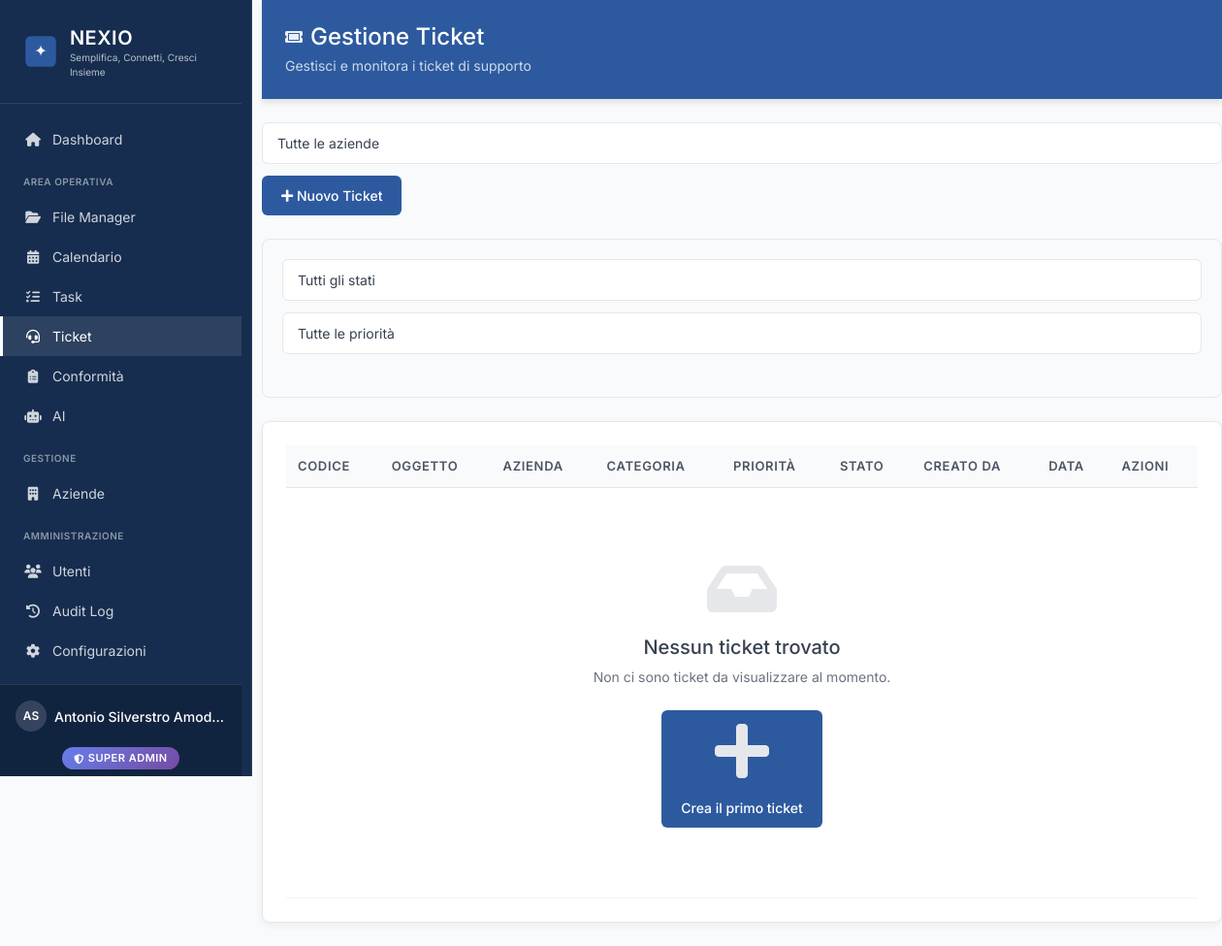
The page /tickets.php (signed in) on the database as committed earlier.
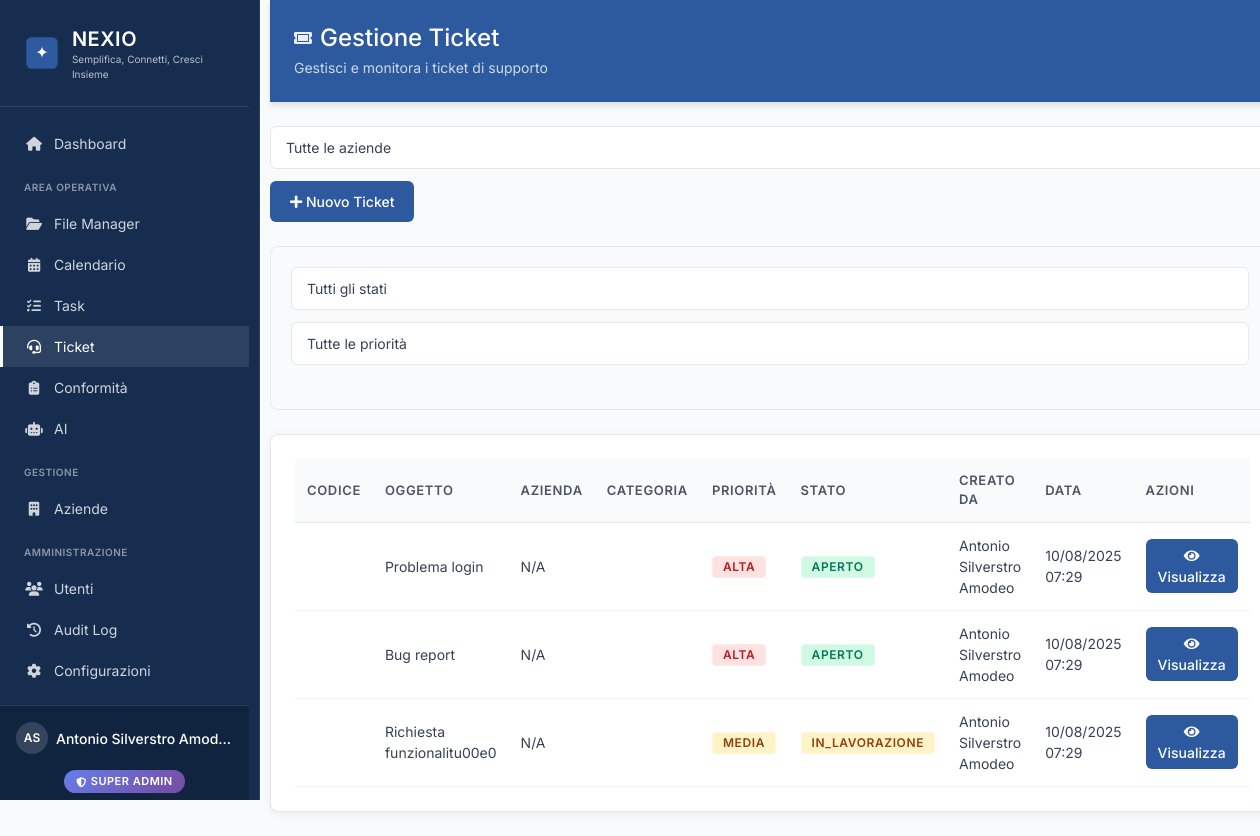
The same page on the database as committed later.
### tables this page shows
CREATE TABLE `tickets` (
  `id` int(11) NOT NULL AUTO_INCREMENT,
  `codice` varchar(20) NOT NULL,
  `oggetto` varchar(255) NOT NULL,
  `descrizione` text DEFAULT NULL,
  `priorita` enum('bassa','media','alta','urgente') DEFAULT 'media',
  `stato` enum('aperto','in_lavorazione','risolto','chiuso') DEFAULT 'aperto',
  `categoria` varchar(50) DEFAULT NULL,
  `azienda_id` int(11) DEFAULT NULL,
  `utente_id` int(11) DEFAULT NULL,
  `assegnato_a` int(11) DEFAULT NULL,
  `data_creazione` timestamp NOT NULL DEFAULT current_timestamp(),
  `data_aggiornamento` timestamp NOT NULL DEFAULT current_timestamp() ON UPDATE current_timestamp(),
  `data_chiusura` datetime DEFAULT NULL,
  `creato_il` timestamp NOT NULL DEFAULT current_timestamp(),
  PRIMARY KEY (`id`),
  KEY `idx_stato` (`stato`),
  KEY `idx_priorita` (`priorita`),
  KEY `idx_assegnato_a` (`assegnato_a`),
  KEY `idx_stato_priorita` (`stato`,`priorita`),
  KEY `idx_assegnato_stato` (`assegnato_a`,`stato`)
);

CREATE TABLE `utenti` (
  `id` int(11) NOT NULL AUTO_INCREMENT,
  `username` varchar(50) NOT NULL,
  `password` varchar(255) NOT NULL,
  `email` varchar(255) NOT NULL,
  `nome` varchar(100) DEFAULT NULL,
  `cognome` varchar(100) DEFAULT NULL,
  `ruolo` varchar(50) DEFAULT 'utente',
  `azienda_id` int(11) DEFAULT NULL,
  `attivo` tinyint(1) DEFAULT 1,
  `primo_accesso` tinyint(1) DEFAULT 0,
  `prima_login` tinyint(1) DEFAULT 1,
  `password_scadenza` date DEFAULT NULL,
  `last_password_change` datetime DEFAULT NULL,
  `data_creazione` timestamp NOT NULL DEFAULT current_timestamp(),
  `ultimo_accesso` datetime DEFAULT NULL,
  `telefono` varchar(50) DEFAULT NULL,
  `cellulare` varchar(50) DEFAULT NULL,
  `data_nascita` date DEFAULT NULL,
  `avatar` varchar(255) DEFAULT NULL,
  `bio` text DEFAULT NULL,
  `two_factor_enabled` tinyint(1) DEFAULT 0,
  `two_factor_secret` varchar(255) DEFAULT NULL,
  `password_reset_token` varchar(255) DEFAULT NULL COMMENT 'Token per il reset della password',
  `password_reset_expires` datetime DEFAULT NULL COMMENT 'Scadenza del token di reset password',
  `data_registrazione` datetime DEFAULT current_timestamp(),
  PRIMARY KEY (`id`),
  KEY `idx_email` (`email`),
  KEY `idx_ruolo` (`ruolo`),
  KEY `idx_attivo` (`attivo`),
  KEY `idx_username` (`username`)
);

### backend/middleware/Auth.php (called while the page is built, shortened)
<?php
require_once __DIR__ . '/../config/config.php';
class Auth {
    private $user = null;
    private function checkAuthentication() {
        if (isset($_SESSION['user_id']) && isset($_SESSION['username'])) {
            $this->user = [
                'id' => $_SESSION['user_id'],
                'username' => $_SESSION['username'],
                'nome' => $_SESSION['nome'] ?? 'Utente',
                'cognome' => $_SESSION['cognome'] ?? '',
                'ruolo' => $_SESSION['ruolo'] ?? 'utente',
                'email' => $_SESSION['email'] ?? ''
            ];
        }
    }
    public function isSuperAdmin() {
        return $this->user && $this->user['ruolo'] === 'super_admin';
    }
}

### backend/config/config.php (called while the page is built, shortened)
<?php
function db_connect() {
    static $pdo = null;
    if ($pdo === null) {
        try {
            $dsn = 'mysql:host=' . DB_HOST . ';dbname=' . DB_NAME . ';charset=' . DB_CHARSET;
            $pdo = new PDO($dsn, DB_USER, DB_PASS, [
                PDO::ATTR_ERRMODE => PDO::ERRMODE_EXCEPTION,
                PDO::ATTR_DEFAULT_FETCH_MODE => PDO::FETCH_ASSOC,
                PDO::ATTR_EMULATE_PREPARES => false,
                PDO::MYSQL_ATTR_INIT_COMMAND => "SET NAMES utf8mb4 COLLATE utf8mb4_unicode_ci"
            ]);
        } catch (PDOException $e) {
            error_log("Database connection failed: " . $e->getMessage());
            die("Errore di connessione al database");
        }
    }
    return $pdo;
}
function db_query($sql, $params = []) {
    $pdo = db_connect();
    $stmt = $pdo->prepare($sql);
    $stmt->execute($params);
    return $stmt;
}
if (file_exists(ROOT_PATH . '/backend/middleware/Auth.php')) {
    require_once ROOT_PATH . '/backend/middleware/Auth.php';
}

### tickets.php (the view, shortened to what the rows shown need)
<?php
require_once 'backend/config/config.php';
require_once 'backend/utils/ModulesHelper.php';
$filter_azienda_id = null;
$action = $_GET['action'] ?? 'list';
include 'components/header.php';
?>
<link rel="stylesheet" href="assets/css/dashboard-clean.css">
<div class="content-wrapper">
    <?php if ($action === 'list'): ?>
    <div class="page-header">
        <h1><i class="fas fa-ticket-alt"></i> Gestione Ticket</h1>
    </div>
            <div class="content-card">
                <table class="table-clean">
                    <thead>
                        <tr>
                            <th>Codice</th>
                            <th>Oggetto</th>
                            <?php if ($auth->isSuperAdmin() && !$filter_azienda_id): ?>
                                <th>Azienda</th>
                            <?php endif; ?>
                            <th>Categoria</th>
                            <th>Priorità</th>
                            <th>Stato</th>
                            <th>Creato da</th>
                            <th>Data</th>
                            <th>Azioni</th>
                        </tr>
                    </thead>
                    <tbody>
                        <?php
                        if ($auth->isSuperAdmin()) {
                            $sql = "
                                SELECT t.*, u.nome, u.cognome, a.nome as azienda_nome,
                                       (SELECT COUNT(*) FROM ticket_risposte WHERE ticket_id = t.id) as num_risposte,
                                       (SELECT COUNT(*) FROM ticket_destinatari WHERE ticket_id = t.id AND utente_id = :user_id_nonletti AND letto = 0) as non_letti
                                FROM tickets t
                                JOIN utenti u ON t.utente_id = u.id
                                LEFT JOIN aziende a ON t.azienda_id = a.id
                                WHERE 1=1";
                            $sql .= " ORDER BY
                                    CASE t.stato
                                        WHEN 'aperto' THEN 1
                                        WHEN 'in-lavorazione' THEN 2
                                        ELSE 3
                                    END,
                                    CASE t.priorita
                                        WHEN 'alta' THEN 1
                                        WHEN 'media' THEN 2
                                        ELSE 3
                                    END,
                                    t.creato_il DESC
                            ";
                            $params = [':user_id_nonletti' => $user['id']];
                            $stmt = db_query($sql, $params);
                        }
                        $tickets = $stmt->fetchAll();
                        foreach ($tickets as $ticket):
                        ?>
                        <tr>
                            <td>
                            </td>
                            <td><?php echo htmlspecialchars($ticket['oggetto'] ?? ''); ?></td>
                            <?php if ($auth->isSuperAdmin() && !$filter_azienda_id): ?>
                                <td><?php echo htmlspecialchars($ticket['azienda_nome'] ?? 'N/A'); ?></td>
                            <?php endif; ?>
                            <td><?php echo ucfirst($ticket['categoria'] ?? ''); ?></td>
                            <td>
                                <span class="badge badge-<?php echo $ticket['priorita']; ?>">
                                    <?php echo ucfirst($ticket['priorita']); ?>
                                </span>
                            </td>
                            <td>
                                <span class="badge badge-<?php echo str_replace('-', '_', $ticket['stato']); ?>">
                                    <?php echo ucfirst(str_replace('-', ' ', $ticket['stato'])); ?>
                                </span>
                            </td>
                            <td><?php echo htmlspecialchars($ticket['nome'] . ' ' . $ticket['cognome']); ?></td>
                            <td><?php echo date('d/m/Y H:i', strtotime($ticket['creato_il'])); ?></td>
                            <td>
                                <div class="btn-group" role="group">
                                    <a href="tickets.php?action=view&id=<?php echo $ticket['id']; ?>"
                                       class="btn btn-sm btn-primary">
                                        <i class="fas fa-eye"></i> Visualizza
                                    </a>
                                </div>
                            </td>
                        </tr>
                        <?php endforeach; ?>
                    </tbody>
                </table>
            </div>
    <?php endif; ?>
</div>
<?php include 'components/footer.php'; ?>

Rows that differ between the two databases and show on the page:
added tickets: oggetto "Problema login", azienda_nome "N/A", priorita "ALTA", stato "APERTO", utenti.nome+cognome "Antonio Silverstro Amodeo", creato_il "10/08/2025 07:29"
added tickets: oggetto "Bug report", azienda_nome "N/A", priorita "ALTA", stato "APERTO", utenti.nome+cognome "Antonio Silverstro Amodeo", creato_il "10/08/2025 07:29"
added tickets: oggetto "Richiesta funzionalitu00e0", azienda_nome "N/A", priorita "MEDIA", stato "IN_LAVORAZIONE", utenti.nome+cognome "Antonio Silverstro Amodeo", creato_il "10/08/2025 07:29"
Other text that changed with them:
text no longer shown: "Nessun ticket trovato Non ci sono ticket da visualizzare al momento. Crea il primo ticket"
